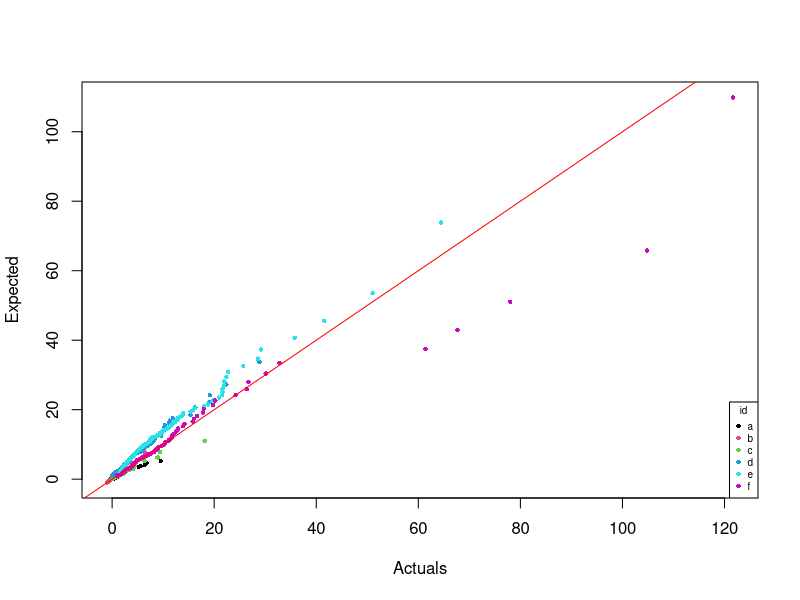
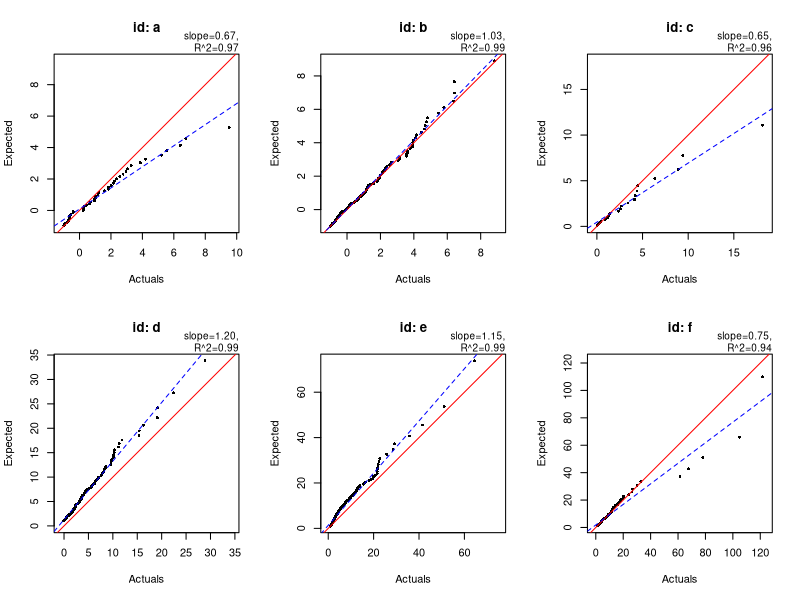
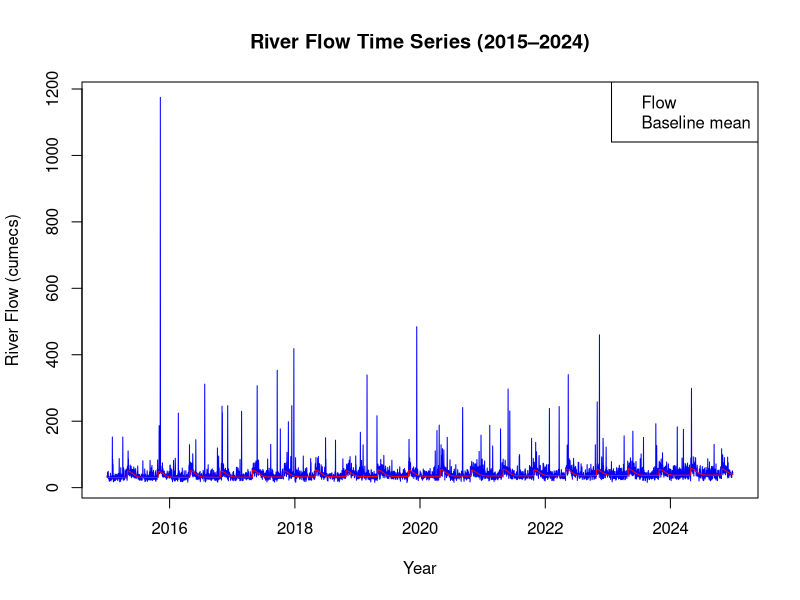
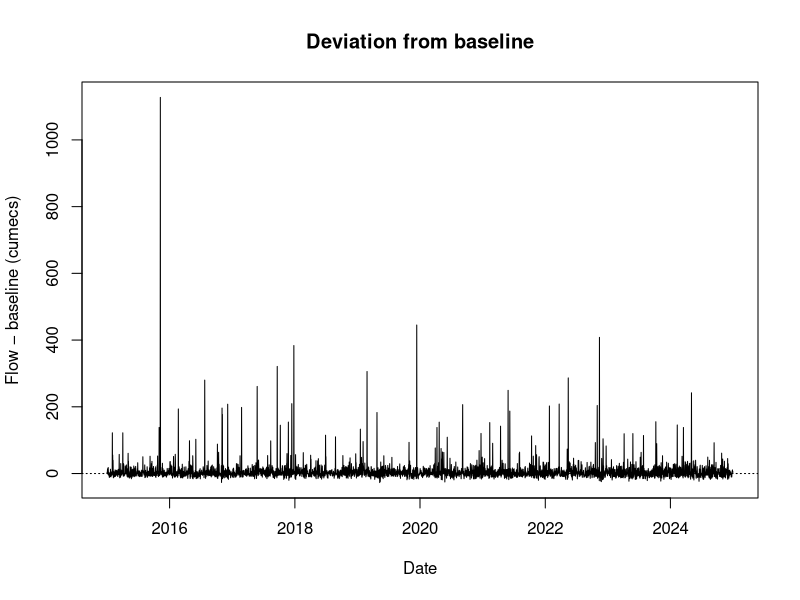
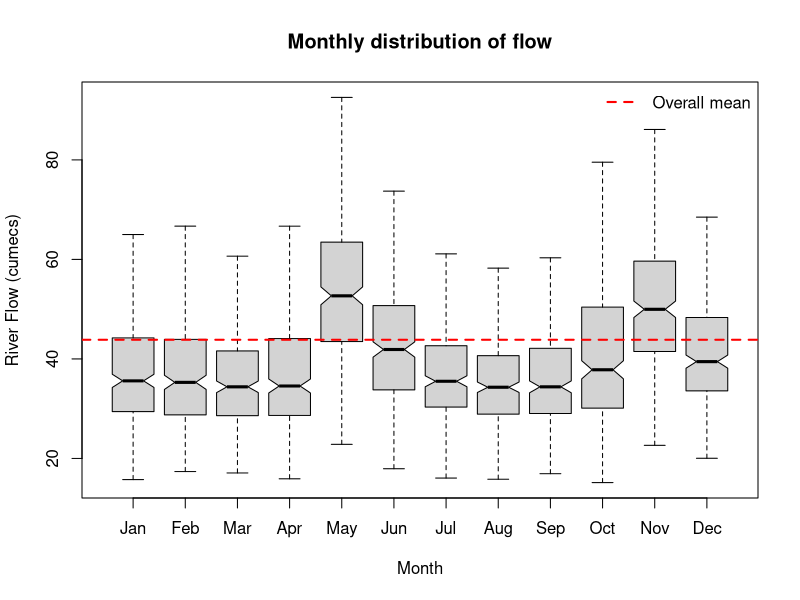
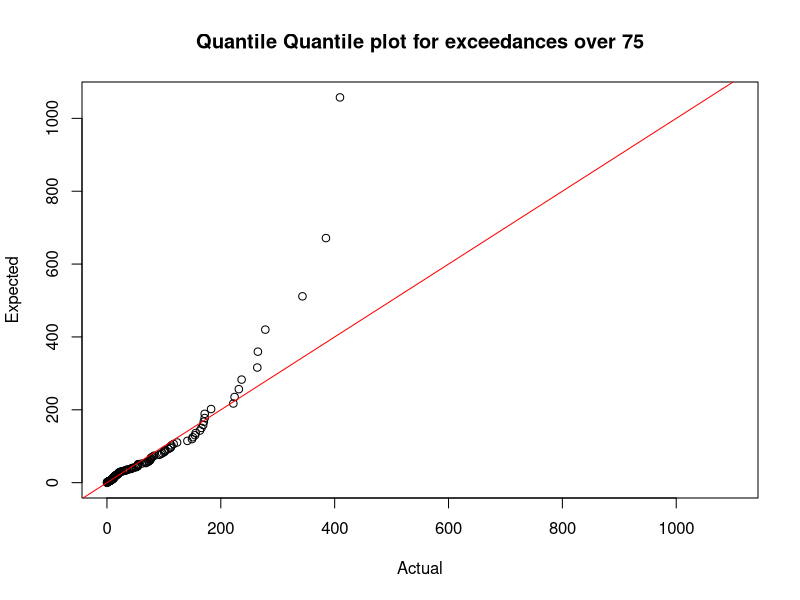

These charts were generated, in order, by the following R code:
## ---- chunk 1
qgpd <- function (p, sigma=1, xi=0, u=0){
  len <- max(length(p), length(sigma), length(xi), length(u))
  p <- rep_len(p, len)
  sigma <- rep_len(sigma, len)
  xi <- rep_len(xi, len)
  u <- rep_len(u, len)
  
  
  safe_xi <- ifelse(xi==0, 1, xi)
  
  value <- ifelse(
    xi == 0,
    u - sigma * log1p(-p),
    u + ((1 - p)^(-xi) - 1) * sigma / safe_xi)
  maxp <- u - sigma/safe_xi
  
  
  
  # Ensuring our range is correct
  value <- ifelse(xi<0 & p==1, maxp, value)
  value <- ifelse(xi<0 & p<1 & maxp <= value, NaN, value)
  
  inadmissable <-
  (is.na(p))|(is.na(sigma))|(is.na(xi))|(is.na(u))|
  (!is.numeric(p))|(!is.numeric(sigma))|(!is.numeric(xi))|(!is.numeric(u))|
  (p < 0)|(p > 1)|(sigma <= 0)

  if (any(inadmissable, na.rm = TRUE)) warning("NaNs produced")
  value[inadmissable] <- NaN
  
  value
  
}

## ---- chunk 2
qgpd(0.5,2,-0.4,1.5)
qgpd(0.75,2,-0.4,1.5)
qgpd(0.99,2,-0.4,1.5)
## ---- chunk 3
#| echo: false

# Reading our inputs:
gpd_parameters <- read.csv("gpd_parameters.csv")
gpd_samples <- read.csv("gpd_samples.csv")

# Mapping from our samples vector to our parameters table: 
row <- match(gpd_samples$set_id, gpd_parameters$id)

# Ranking our samples:
class_ranking <- ave(gpd_samples$value, gpd_samples$set_id, FUN = rank)

# Using our samples to generate our p-values:
n <- gpd_parameters$size[row]
p <- (class_ranking - 0.5) / n

# Formatting (necessary for the legend):
f   <- factor(gpd_samples$set_id)
cols <- as.integer(f)
ptch <- 16
pt.cex <- 0.6

expected_q <- qgpd(
  p, 
  gpd_parameters$sigma[row], 
  gpd_parameters$xi[row],
  gpd_parameters$u[row]
)

# Graphing our actual vs expected (using our p-values to generate our expected):
plot(
x = gpd_samples$value, 
y = expected_q,
xlab = "Actuals",
ylab = "Expected",
col = cols,
pch = ptch,
cex = pt.cex
)

# Adding our y=x line:
abline(0,1,col="red")

# Adding our legend:
legend(
  "bottomright",
  title = "id",
  legend = levels(f),
  col = 1:6,
  pch = ptch,
  cex = pt.cex,
  bty = "o")

## ---- chunk 4
#| echo: false

# Making six QQ plots (with one per id):
ids <- levels(f)

# Setting up the grid for our 6 smaller QQ plots:
op <- par(mfrow = c(2, 3))

# Building our plots:
for(id in ids){
  
  # Separating our various ids
  filt <- gpd_samples$set_id == id

  # Ensuring our plots don't appear too small when plotted
  limits <- range(c(gpd_samples$value[filt], expected_q[filt]), finite = TRUE)
  
  # Plotting the graph
  plot(
    x = gpd_samples$value[filt],
    y = expected_q[filt],
    xlab = "Actuals",
    ylab = "Expected",
    main = paste("id:", id),
    pch  = ptch,
    cex  = pt.cex,
    xlim = limits,
    ylim = limits,
    asp  = 1
  )
  
  # Fitting a y=x line
  abline(0, 1, col = "red")
  
  # Adding a line of best fit through our plotted samples
  bestfit <- lm(expected_q[filt] ~ gpd_samples$value[filt])
  abline(bestfit, col = "blue", lty = 2)

  # Annotating our figure
  mtext(
    sprintf(
      "slope=%.2f,
      R^2=%.2f",
      coef(bestfit)[2],
      summary(bestfit)$r.squared),
      side = 3,
      adj = 1,
      cex = 0.6)
  }

# Reverting from grids back to normal:
par(op)












cor_results <- tapply(
  seq_along(expected_q),                 
  gpd_samples$set_id,
  function(ii) {
    cor(gpd_samples$value[ii], expected_q[ii])   
  }
)
cor_results


cor_results <- tapply(
  seq_along(expected_q),
  gpd_samples$set_id,
  function(expected_subset) {
    filt <- gpd_samples$set_id == names(expected_subset)[1]
    cor(gpd_samples$value[filt], expected_q[filt])
  }
)

# Displaying correlations by id:
cor_results

## ---- chunk 5
#| echo: false

# Reading our inputs:
riverflow <- read.csv("riverflow_2015_2024.csv")

# Formating dates:
riverflow$date <- as.Date(riverflow$date, format = "%Y-%m-%d")

# Time Series of flow data:
plot(
x = riverflow$date,
y = riverflow$flow,
type = "l",
col = "blue",
xlim = range(riverflow$date, na.rm = TRUE),
ylim = range(riverflow$flow, na.rm = TRUE),
xlab = "Year",
ylab = "River Flow (cumecs)",
main = "River Flow Time Series (2015–2024)"
)

# Time Series of baseline mean:
lines(
x = riverflow$date,
y = riverflow$baseline_mean,
col = "red",
lty = c(1, 2),
lwd = c(1, 2))

# Legend:
legend(
"topright",
legend = c("Flow", "Baseline mean"),
col = c("blue", "red"), 
bty = "o")


# Time series plot of flow minus baseline mean. 
plot(
x = riverflow$date,
y = riverflow$flow - riverflow$baseline_mean,
type = "l",
xlab = "Date", 
ylab = "Flow − baseline (cumecs)",
main = "Deviation from baseline"
)
abline(h = 0, lty = 3)


## ---- chunk 6

# Adding another column:
riverflow$month <- factor(format(riverflow$date, "%b"), levels = month.abb)

# Box and Whisker plot:
boxplot(
flow ~ month,
data = riverflow,
ylab = "River Flow (cumecs)",
xlab = "Month",
main = "Monthly distribution of flow",
notch = TRUE,
outline = FALSE)
abline(h = mean(riverflow$flow), col = "red", lwd = 2, lty = 2)
legend("topright", legend = "Overall mean", col = "red", lwd = 2, lty = 2, bty = "n")
## ---- chunk 7
#| echo: false

# Set up, so that we can use the formula from question 2:
over75 <- riverflow$flow[riverflow$flow > 75]
p <- rank(over75-0.5)/length(over75)

# Quantile Quantile Plot comparing the actual versus expected data:
plot(
x = sort(over75)-75,
y = sort(qgpd(p,29.7,0.62,0)), 
xlab = "Actual",
ylab = "Expected",
main = "Quantile Quantile plot for exceedances over 75")
abline(0, 1, col = "red")

